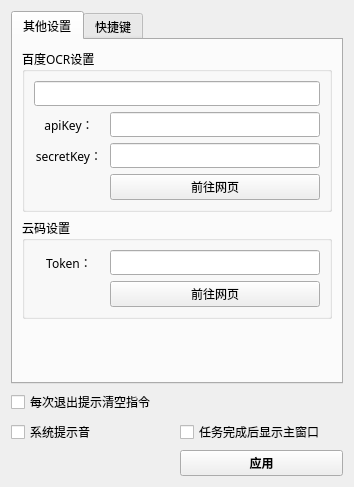
<?xml version='1.0' encoding='UTF-8'?>
<ui version="4.0">
 <class>Setting</class>
 <widget class="QWidget" name="Setting">
  <property name="geometry">
   <rect>
    <x>0</x>
    <y>0</y>
    <width>354</width>
    <height>487</height>
   </rect>
  </property>
  <property name="font">
   <font>
    <family>微软雅黑</family>
   </font>
  </property>
  <property name="windowTitle">
   <string>设置</string>
  </property>
  <property name="windowIcon">
   <iconset resource="../../images.qrc">
    <normaloff>:/按钮图标/Window/res/图标.png</normaloff>:/按钮图标/Window/res/图标.png</iconset>
  </property>
  <property name="styleSheet">
   <string notr="true" />
  </property>
  <layout class="QVBoxLayout" name="verticalLayout_3">
   <item>
    <widget class="QTabWidget" name="tabWidget">
     <property name="currentIndex">
      <number>0</number>
     </property>
     <widget class="QWidget" name="tab_2">
      <attribute name="title">
       <string>其他设置</string>
      </attribute>
      <layout class="QVBoxLayout" name="verticalLayout_2">
       <item>
        <widget class="QGroupBox" name="groupBox_3">
         <property name="title">
          <string>百度OCR设置</string>
         </property>
         <layout class="QGridLayout" name="gridLayout_4" columnstretch="1,3">
          <item row="1" column="1">
           <widget class="QLineEdit" name="lineEdit_2" />
          </item>
          <item row="2" column="0">
           <widget class="QLabel" name="label_16">
            <property name="text">
             <string>secretKey：</string>
            </property>
            <property name="alignment">
             <set>Qt::AlignmentFlag::AlignCenter</set>
            </property>
           </widget>
          </item>
          <item row="2" column="1">
           <widget class="QLineEdit" name="lineEdit_3" />
          </item>
          <item row="0" column="0">
           <widget class="QLabel" name="label_14">
            <property name="text">
             <string>appId：</string>
            </property>
            <property name="alignment">
             <set>Qt::AlignmentFlag::AlignCenter</set>
            </property>
           </widget>
          </item>
          <item row="0" column="0" colspan="2">
           <widget class="QLineEdit" name="lineEdit" />
          </item>
          <item row="1" column="0">
           <widget class="QLabel" name="label_15">
            <property name="text">
             <string>apiKey：</string>
            </property>
            <property name="alignment">
             <set>Qt::AlignmentFlag::AlignCenter</set>
            </property>
           </widget>
          </item>
          <item row="3" column="1">
           <widget class="QPushButton" name="pushButton_2">
            <property name="text">
             <string>前往网页</string>
            </property>
           </widget>
          </item>
         </layout>
        </widget>
       </item>
       <item>
        <widget class="QGroupBox" name="groupBox_4">
         <property name="title">
          <string>云码设置</string>
         </property>
         <layout class="QGridLayout" name="gridLayout_5" columnstretch="1,3">
          <item row="0" column="1">
           <widget class="QLineEdit" name="lineEdit_6" />
          </item>
          <item row="1" column="1">
           <widget class="QPushButton" name="pushButton_4">
            <property name="text">
             <string>前往网页</string>
            </property>
           </widget>
          </item>
          <item row="0" column="0">
           <widget class="QLabel" name="label_18">
            <property name="text">
             <string>Token：</string>
            </property>
            <property name="alignment">
             <set>Qt::AlignmentFlag::AlignCenter</set>
            </property>
           </widget>
          </item>
         </layout>
        </widget>
       </item>
       <item>
        <spacer name="verticalSpacer_2">
         <property name="orientation">
          <enum>Qt::Orientation::Vertical</enum>
         </property>
         <property name="sizeHint" stdset="0">
          <size>
           <width>20</width>
           <height>253</height>
          </size>
         </property>
        </spacer>
       </item>
      </layout>
     </widget>
     <widget class="QWidget" name="tab_3">
      <attribute name="title">
       <string>快捷键</string>
      </attribute>
      <layout class="QVBoxLayout" name="verticalLayout_5">
       <item>
        <widget class="QGroupBox" name="groupBox_5">
         <property name="title">
          <string>全局快捷键</string>
         </property>
         <layout class="QGridLayout" name="gridLayout_6" columnstretch="1,1">
          <item row="0" column="0">
           <widget class="QLabel" name="label_17">
            <property name="text">
             <string>开始运行：</string>
            </property>
            <property name="alignment">
             <set>Qt::AlignmentFlag::AlignCenter</set>
            </property>
           </widget>
          </item>
          <item row="0" column="1">
           <widget class="QKeySequenceEdit" name="keySequenceEdit" />
          </item>
          <item row="1" column="0">
           <widget class="QLabel" name="label_19">
            <property name="text">
             <string>结束运行：</string>
            </property>
            <property name="alignment">
             <set>Qt::AlignmentFlag::AlignCenter</set>
            </property>
           </widget>
          </item>
          <item row="1" column="1">
           <widget class="QKeySequenceEdit" name="keySequenceEdit_2" />
          </item>
          <item row="3" column="0">
           <widget class="QLabel" name="label_21">
            <property name="text">
             <string>暂停和恢复：</string>
            </property>
            <property name="alignment">
             <set>Qt::AlignmentFlag::AlignCenter</set>
            </property>
           </widget>
          </item>
          <item row="3" column="1">
           <widget class="QKeySequenceEdit" name="keySequenceEdit_4" />
          </item>
         </layout>
        </widget>
       </item>
       <item>
        <spacer name="verticalSpacer_3">
         <property name="orientation">
          <enum>Qt::Orientation::Vertical</enum>
         </property>
         <property name="sizeHint" stdset="0">
          <size>
           <width>20</width>
           <height>239</height>
          </size>
         </property>
        </spacer>
       </item>
      </layout>
     </widget>
    </widget>
   </item>
   <item>
    <spacer name="verticalSpacer">
     <property name="orientation">
      <enum>Qt::Orientation::Vertical</enum>
     </property>
     <property name="sizeHint" stdset="0">
      <size>
       <width>20</width>
       <height>40</height>
      </size>
     </property>
    </spacer>
   </item>
   <item>
    <layout class="QGridLayout" name="gridLayout_3">
     <item row="1" column="0">
      <widget class="QCheckBox" name="checkBox_3">
       <property name="text">
        <string>系统提示音</string>
       </property>
      </widget>
     </item>
     <item row="4" column="1">
      <widget class="QPushButton" name="pushButton">
       <property name="font">
        <font>
         <family>微软雅黑</family>
         <bold>true</bold>
        </font>
       </property>
       <property name="styleSheet">
        <string notr="true" />
       </property>
       <property name="text">
        <string>应用</string>
       </property>
      </widget>
     </item>
     <item row="1" column="1">
      <widget class="QCheckBox" name="checkBox_4">
       <property name="text">
        <string>任务完成后显示主窗口</string>
       </property>
      </widget>
     </item>
     <item row="0" column="0" colspan="2">
      <widget class="QCheckBox" name="checkBox_2">
       <property name="styleSheet">
        <string notr="true" />
       </property>
       <property name="text">
        <string>每次退出提示清空指令</string>
       </property>
      </widget>
     </item>
    </layout>
   </item>
  </layout>
 </widget>
 <resources>
  <include location="../../images.qrc" />
 </resources>
 <connections />
</ui>
